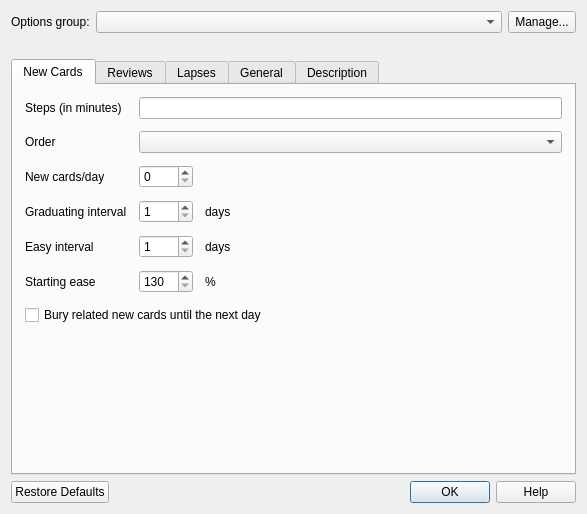
<?xml version="1.0" encoding="UTF-8"?>
<ui version="4.0">
 <class>Dialog</class>
 <widget class="QDialog" name="Dialog">
  <property name="geometry">
   <rect>
    <x>0</x>
    <y>0</y>
    <width>587</width>
    <height>514</height>
   </rect>
  </property>
  <layout class="QVBoxLayout" name="verticalLayout">
   <item>
    <layout class="QHBoxLayout" name="horizontalLayout_2">
     <item>
      <widget class="QLabel" name="label_31">
       <property name="text">
        <string>Options group:</string>
       </property>
      </widget>
     </item>
     <item>
      <widget class="QComboBox" name="dconf">
       <property name="sizePolicy">
        <sizepolicy hsizetype="Preferred" vsizetype="Fixed">
         <horstretch>3</horstretch>
         <verstretch>0</verstretch>
        </sizepolicy>
       </property>
      </widget>
     </item>
     <item>
      <widget class="QToolButton" name="confOpts">
       <property name="maximumSize">
        <size>
         <width>16777215</width>
         <height>32</height>
        </size>
       </property>
       <property name="text">
        <string>Manage...</string>
       </property>
       <property name="toolButtonStyle">
        <enum>Qt::ToolButtonTextBesideIcon</enum>
       </property>
       <property name="arrowType">
        <enum>Qt::NoArrow</enum>
       </property>
      </widget>
     </item>
    </layout>
   </item>
   <item>
    <widget class="QLabel" name="count">
     <property name="styleSheet">
      <string notr="true">* { color: red }</string>
     </property>
     <property name="text">
      <string/>
     </property>
     <property name="alignment">
      <set>Qt::AlignCenter</set>
     </property>
     <property name="wordWrap">
      <bool>true</bool>
     </property>
    </widget>
   </item>
   <item>
    <widget class="QTabWidget" name="tabWidget">
     <property name="currentIndex">
      <number>0</number>
     </property>
     <widget class="QWidget" name="tab">
      <attribute name="title">
       <string>New Cards</string>
      </attribute>
      <layout class="QVBoxLayout" name="verticalLayout_2">
       <property name="leftMargin">
        <number>12</number>
       </property>
       <property name="topMargin">
        <number>12</number>
       </property>
       <property name="rightMargin">
        <number>12</number>
       </property>
       <property name="bottomMargin">
        <number>12</number>
       </property>
       <item>
        <layout class="QGridLayout" name="gridLayout">
         <property name="spacing">
          <number>12</number>
         </property>
         <item row="5" column="2">
          <widget class="QLabel" name="label_27">
           <property name="text">
            <string>%</string>
           </property>
          </widget>
         </item>
         <item row="5" column="0">
          <widget class="QLabel" name="label_24">
           <property name="text">
            <string>Starting ease</string>
           </property>
          </widget>
         </item>
         <item row="5" column="1">
          <widget class="QSpinBox" name="lrnFactor">
           <property name="minimum">
            <number>130</number>
           </property>
           <property name="maximum">
            <number>999</number>
           </property>
          </widget>
         </item>
         <item row="1" column="0">
          <widget class="QLabel" name="label_8">
           <property name="text">
            <string>Order</string>
           </property>
          </widget>
         </item>
         <item row="4" column="1">
          <widget class="QSpinBox" name="lrnEasyInt">
           <property name="minimum">
            <number>1</number>
           </property>
          </widget>
         </item>
         <item row="3" column="1">
          <widget class="QSpinBox" name="lrnGradInt">
           <property name="minimum">
            <number>1</number>
           </property>
          </widget>
         </item>
         <item row="2" column="2">
          <widget class="QLabel" name="newplim">
           <property name="text">
            <string/>
           </property>
          </widget>
         </item>
         <item row="4" column="0">
          <widget class="QLabel" name="label_5">
           <property name="text">
            <string>Easy interval</string>
           </property>
          </widget>
         </item>
         <item row="3" column="0">
          <widget class="QLabel" name="label_4">
           <property name="text">
            <string>Graduating interval</string>
           </property>
          </widget>
         </item>
         <item row="2" column="1">
          <widget class="QSpinBox" name="newPerDay">
           <property name="maximum">
            <number>9999</number>
           </property>
          </widget>
         </item>
         <item row="2" column="0">
          <widget class="QLabel" name="label_6">
           <property name="text">
            <string>New cards/day</string>
           </property>
          </widget>
         </item>
         <item row="0" column="1" colspan="2">
          <widget class="QLineEdit" name="lrnSteps"/>
         </item>
         <item row="0" column="0">
          <widget class="QLabel" name="label_2">
           <property name="text">
            <string>Steps (in minutes)</string>
           </property>
          </widget>
         </item>
         <item row="1" column="1" colspan="2">
          <widget class="QComboBox" name="newOrder"/>
         </item>
         <item row="6" column="0" colspan="3">
          <widget class="QCheckBox" name="bury">
           <property name="text">
            <string>Bury related new cards until the next day</string>
           </property>
          </widget>
         </item>
         <item row="4" column="2">
          <widget class="QLabel" name="label_9">
           <property name="text">
            <string>days</string>
           </property>
          </widget>
         </item>
         <item row="3" column="2">
          <widget class="QLabel" name="label_7">
           <property name="sizePolicy">
            <sizepolicy hsizetype="Expanding" vsizetype="Preferred">
             <horstretch>0</horstretch>
             <verstretch>0</verstretch>
            </sizepolicy>
           </property>
           <property name="text">
            <string>days</string>
           </property>
          </widget>
         </item>
        </layout>
       </item>
       <item>
        <spacer name="verticalSpacer">
         <property name="orientation">
          <enum>Qt::Vertical</enum>
         </property>
         <property name="sizeHint" stdset="0">
          <size>
           <width>20</width>
           <height>40</height>
          </size>
         </property>
        </spacer>
       </item>
      </layout>
     </widget>
     <widget class="QWidget" name="tab_3">
      <attribute name="title">
       <string>Reviews</string>
      </attribute>
      <layout class="QVBoxLayout" name="verticalLayout_4">
       <property name="leftMargin">
        <number>12</number>
       </property>
       <property name="topMargin">
        <number>12</number>
       </property>
       <property name="rightMargin">
        <number>12</number>
       </property>
       <property name="bottomMargin">
        <number>12</number>
       </property>
       <item>
        <layout class="QGridLayout" name="gridLayout_3">
         <property name="spacing">
          <number>12</number>
         </property>
         <item row="1" column="0">
          <widget class="QLabel" name="label_20">
           <property name="text">
            <string>Easy bonus</string>
           </property>
          </widget>
         </item>
         <item row="1" column="1">
          <widget class="QSpinBox" name="easyBonus">
           <property name="minimum">
            <number>100</number>
           </property>
           <property name="maximum">
            <number>1000</number>
           </property>
           <property name="singleStep">
            <number>5</number>
           </property>
          </widget>
         </item>
         <item row="1" column="2">
          <widget class="QLabel" name="label_21">
           <property name="text">
            <string>%</string>
           </property>
          </widget>
         </item>
         <item row="2" column="2">
          <widget class="QLabel" name="label_34">
           <property name="text">
            <string>%</string>
           </property>
          </widget>
         </item>
         <item row="0" column="1">
          <widget class="QSpinBox" name="revPerDay">
           <property name="minimum">
            <number>0</number>
           </property>
           <property name="maximum">
            <number>9999</number>
           </property>
          </widget>
         </item>
         <item row="2" column="0">
          <widget class="QLabel" name="label_33">
           <property name="text">
            <string>Interval modifier</string>
           </property>
          </widget>
         </item>
         <item row="0" column="0">
          <widget class="QLabel" name="label_37">
           <property name="text">
            <string>Maximum reviews/day</string>
           </property>
          </widget>
         </item>
         <item row="3" column="0">
          <widget class="QLabel" name="label_3">
           <property name="text">
            <string>Maximum interval</string>
           </property>
          </widget>
         </item>
         <item row="3" column="1">
          <widget class="QSpinBox" name="maxIvl">
           <property name="minimum">
            <number>1</number>
           </property>
           <property name="maximum">
            <number>99999</number>
           </property>
          </widget>
         </item>
         <item row="3" column="2">
          <widget class="QLabel" name="label_23">
           <property name="text">
            <string>days</string>
           </property>
          </widget>
         </item>
         <item row="0" column="2">
          <widget class="QLabel" name="revplim">
           <property name="text">
            <string/>
           </property>
          </widget>
         </item>
         <item row="2" column="1">
          <widget class="QDoubleSpinBox" name="fi1">
           <property name="decimals">
            <number>0</number>
           </property>
           <property name="minimum">
            <double>0.000000000000000</double>
           </property>
           <property name="maximum">
            <double>999.000000000000000</double>
           </property>
           <property name="singleStep">
            <double>1.000000000000000</double>
           </property>
           <property name="value">
            <double>100.000000000000000</double>
           </property>
          </widget>
         </item>
         <item row="5" column="0" colspan="3">
          <widget class="QCheckBox" name="buryRev">
           <property name="text">
            <string>Bury related reviews until the next day</string>
           </property>
          </widget>
         </item>
         <item row="4" column="0">
          <widget class="QLabel" name="hardFactorLabel">
           <property name="text">
            <string>Hard interval</string>
           </property>
          </widget>
         </item>
         <item row="4" column="1">
          <widget class="QSpinBox" name="hardFactor">
           <property name="minimum">
            <number>5</number>
           </property>
           <property name="maximum">
            <number>120</number>
           </property>
          </widget>
         </item>
         <item row="4" column="2">
          <widget class="QLabel" name="label_15">
           <property name="text">
            <string>%</string>
           </property>
          </widget>
         </item>
        </layout>
       </item>
       <item>
        <spacer name="verticalSpacer_3">
         <property name="orientation">
          <enum>Qt::Vertical</enum>
         </property>
         <property name="sizeHint" stdset="0">
          <size>
           <width>20</width>
           <height>152</height>
          </size>
         </property>
        </spacer>
       </item>
      </layout>
     </widget>
     <widget class="QWidget" name="tab_2">
      <attribute name="title">
       <string>Lapses</string>
      </attribute>
      <layout class="QVBoxLayout" name="verticalLayout_3">
       <property name="leftMargin">
        <number>12</number>
       </property>
       <property name="topMargin">
        <number>12</number>
       </property>
       <property name="rightMargin">
        <number>12</number>
       </property>
       <property name="bottomMargin">
        <number>12</number>
       </property>
       <item>
        <layout class="QGridLayout" name="gridLayout_2">
         <property name="spacing">
          <number>12</number>
         </property>
         <item row="0" column="0">
          <widget class="QLabel" name="label_17">
           <property name="text">
            <string>Steps (in minutes)</string>
           </property>
          </widget>
         </item>
         <item row="0" column="1" colspan="2">
          <widget class="QLineEdit" name="lapSteps"/>
         </item>
         <item row="1" column="0">
          <widget class="QLabel" name="label">
           <property name="text">
            <string>New interval</string>
           </property>
          </widget>
         </item>
         <item row="3" column="0">
          <widget class="QLabel" name="label_10">
           <property name="text">
            <string>Leech threshold</string>
           </property>
          </widget>
         </item>
         <item row="3" column="1">
          <widget class="QSpinBox" name="leechThreshold"/>
         </item>
         <item row="3" column="2">
          <widget class="QLabel" name="label_11">
           <property name="sizePolicy">
            <sizepolicy hsizetype="Expanding" vsizetype="Preferred">
             <horstretch>0</horstretch>
             <verstretch>0</verstretch>
            </sizepolicy>
           </property>
           <property name="text">
            <string>lapses</string>
           </property>
          </widget>
         </item>
         <item row="4" column="0">
          <widget class="QLabel" name="label_12">
           <property name="text">
            <string>Leech action</string>
           </property>
          </widget>
         </item>
         <item row="2" column="1">
          <widget class="QSpinBox" name="lapMinInt">
           <property name="minimum">
            <number>1</number>
           </property>
           <property name="maximum">
            <number>99</number>
           </property>
          </widget>
         </item>
         <item row="2" column="0">
          <widget class="QLabel" name="label_13">
           <property name="text">
            <string>Minimum interval</string>
           </property>
          </widget>
         </item>
         <item row="2" column="2">
          <widget class="QLabel" name="label_14">
           <property name="text">
            <string>days</string>
           </property>
          </widget>
         </item>
         <item row="4" column="1" colspan="2">
          <layout class="QHBoxLayout" name="horizontalLayout">
           <item>
            <widget class="QComboBox" name="leechAction">
             <item>
              <property name="text">
               <string>Suspend Card</string>
              </property>
             </item>
             <item>
              <property name="text">
               <string>Tag Only</string>
              </property>
             </item>
            </widget>
           </item>
           <item>
            <spacer name="horizontalSpacer">
             <property name="orientation">
              <enum>Qt::Horizontal</enum>
             </property>
             <property name="sizeHint" stdset="0">
              <size>
               <width>40</width>
               <height>20</height>
              </size>
             </property>
            </spacer>
           </item>
          </layout>
         </item>
         <item row="1" column="2">
          <widget class="QLabel" name="label_28">
           <property name="text">
            <string>%</string>
           </property>
          </widget>
         </item>
         <item row="1" column="1">
          <widget class="QSpinBox" name="lapMult">
           <property name="maximum">
            <number>100</number>
           </property>
           <property name="singleStep">
            <number>5</number>
           </property>
          </widget>
         </item>
        </layout>
       </item>
       <item>
        <spacer name="verticalSpacer_2">
         <property name="orientation">
          <enum>Qt::Vertical</enum>
         </property>
         <property name="sizeHint" stdset="0">
          <size>
           <width>20</width>
           <height>72</height>
          </size>
         </property>
        </spacer>
       </item>
      </layout>
     </widget>
     <widget class="QWidget" name="tab_5">
      <attribute name="title">
       <string>General</string>
      </attribute>
      <layout class="QVBoxLayout" name="verticalLayout_6">
       <property name="leftMargin">
        <number>12</number>
       </property>
       <property name="topMargin">
        <number>12</number>
       </property>
       <property name="rightMargin">
        <number>12</number>
       </property>
       <property name="bottomMargin">
        <number>12</number>
       </property>
       <item>
        <layout class="QGridLayout" name="gridLayout_5">
         <property name="spacing">
          <number>12</number>
         </property>
         <item row="0" column="0">
          <widget class="QLabel" name="label_25">
           <property name="text">
            <string>Ignore answer times longer than</string>
           </property>
          </widget>
         </item>
         <item row="0" column="1">
          <widget class="QSpinBox" name="maxTaken">
           <property name="minimum">
            <number>30</number>
           </property>
           <property name="maximum">
            <number>3600</number>
           </property>
           <property name="singleStep">
            <number>10</number>
           </property>
          </widget>
         </item>
         <item row="0" column="2">
          <widget class="QLabel" name="label_26">
           <property name="text">
            <string>seconds</string>
           </property>
          </widget>
         </item>
        </layout>
       </item>
       <item>
        <widget class="QCheckBox" name="showTimer">
         <property name="text">
          <string>Show answer timer</string>
         </property>
        </widget>
       </item>
       <item>
        <widget class="QCheckBox" name="autoplaySounds">
         <property name="text">
          <string>Automatically play audio</string>
         </property>
        </widget>
       </item>
       <item>
        <widget class="QCheckBox" name="replayQuestion">
         <property name="text">
          <string>Always include question side when replaying audio</string>
         </property>
         <property name="checked">
          <bool>false</bool>
         </property>
        </widget>
       </item>
       <item>
        <spacer name="verticalSpacer_5">
         <property name="orientation">
          <enum>Qt::Vertical</enum>
         </property>
         <property name="sizeHint" stdset="0">
          <size>
           <width>20</width>
           <height>199</height>
          </size>
         </property>
        </spacer>
       </item>
      </layout>
     </widget>
     <widget class="QWidget" name="tab_4">
      <attribute name="title">
       <string>Description</string>
      </attribute>
      <layout class="QVBoxLayout" name="verticalLayout_5">
       <property name="spacing">
        <number>12</number>
       </property>
       <property name="leftMargin">
        <number>12</number>
       </property>
       <property name="topMargin">
        <number>12</number>
       </property>
       <property name="rightMargin">
        <number>12</number>
       </property>
       <property name="bottomMargin">
        <number>12</number>
       </property>
       <item>
        <widget class="QLabel" name="label_22">
         <property name="text">
          <string>Description to show on study screen (current deck only):</string>
         </property>
        </widget>
       </item>
       <item>
        <widget class="QTextEdit" name="desc"/>
       </item>
      </layout>
     </widget>
    </widget>
   </item>
   <item>
    <widget class="QDialogButtonBox" name="buttonBox">
     <property name="orientation">
      <enum>Qt::Horizontal</enum>
     </property>
     <property name="standardButtons">
      <set>QDialogButtonBox::Help|QDialogButtonBox::Ok|QDialogButtonBox::RestoreDefaults</set>
     </property>
    </widget>
   </item>
  </layout>
 </widget>
 <tabstops>
  <tabstop>dconf</tabstop>
  <tabstop>confOpts</tabstop>
  <tabstop>tabWidget</tabstop>
  <tabstop>lrnSteps</tabstop>
  <tabstop>newOrder</tabstop>
  <tabstop>newPerDay</tabstop>
  <tabstop>lrnGradInt</tabstop>
  <tabstop>lrnEasyInt</tabstop>
  <tabstop>lrnFactor</tabstop>
  <tabstop>bury</tabstop>
  <tabstop>revPerDay</tabstop>
  <tabstop>easyBonus</tabstop>
  <tabstop>fi1</tabstop>
  <tabstop>maxIvl</tabstop>
  <tabstop>hardFactor</tabstop>
  <tabstop>buryRev</tabstop>
  <tabstop>lapSteps</tabstop>
  <tabstop>lapMult</tabstop>
  <tabstop>lapMinInt</tabstop>
  <tabstop>leechThreshold</tabstop>
  <tabstop>leechAction</tabstop>
  <tabstop>maxTaken</tabstop>
  <tabstop>showTimer</tabstop>
  <tabstop>autoplaySounds</tabstop>
  <tabstop>replayQuestion</tabstop>
  <tabstop>desc</tabstop>
 </tabstops>
 <resources>
  <include location="icons.qrc"/>
 </resources>
 <connections>
  <connection>
   <sender>buttonBox</sender>
   <signal>accepted()</signal>
   <receiver>Dialog</receiver>
   <slot>accept()</slot>
   <hints>
    <hint type="sourcelabel">
     <x>254</x>
     <y>320</y>
    </hint>
    <hint type="destinationlabel">
     <x>157</x>
     <y>274</y>
    </hint>
   </hints>
  </connection>
  <connection>
   <sender>buttonBox</sender>
   <signal>rejected()</signal>
   <receiver>Dialog</receiver>
   <slot>reject()</slot>
   <hints>
    <hint type="sourcelabel">
     <x>322</x>
     <y>320</y>
    </hint>
    <hint type="destinationlabel">
     <x>286</x>
     <y>274</y>
    </hint>
   </hints>
  </connection>
 </connections>
</ui>
